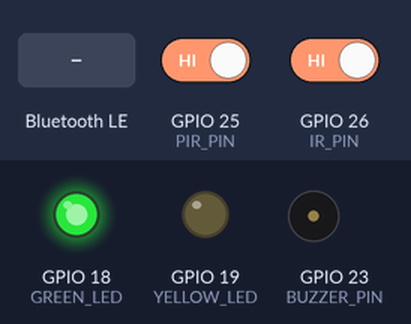
The sketch below on a simulated ESP32. Shown: output pins drawn as LEDs (lit = HIGH), buzzer (waves = sounding, pin HIGH). The inputs (shaded band) are chosen by the test bench; at power-on: GPIO 25 (PIR_PIN) HIGH, GPIO 26 (IR_PIN) HIGH. Nothing arrives over Bluetooth unless stated; a phone connects over Bluetooth LE 3 s after start; what the sketch prints to the serial monitor is not drawn.

Above: at 1.2 s.
1.3 s: GPIO 25 (PIR_PIN) driven LOW
At 2.6 s:
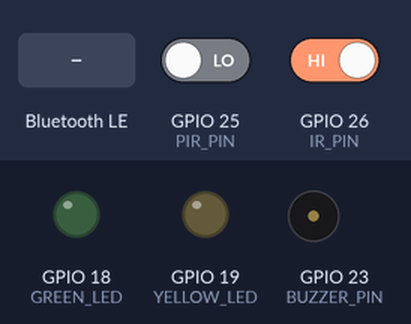
3.1 s: GPIO 26 (IR_PIN) driven LOW
At 3.8 s:
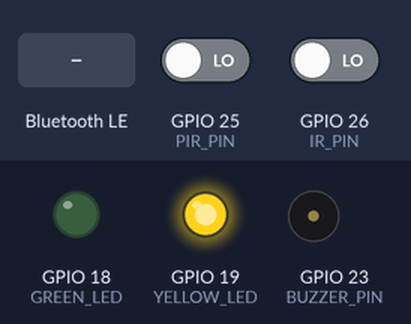
4.9 s: GPIO 25 (PIR_PIN) driven HIGH
At 6.5 s:
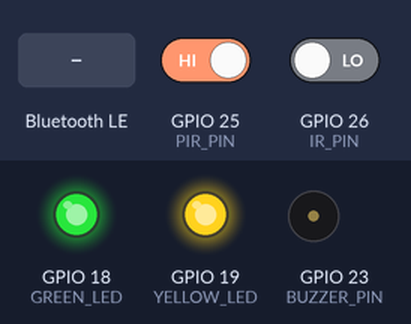
7.9 s: Bluetooth LE write "ACK" received
At 8.2 s:
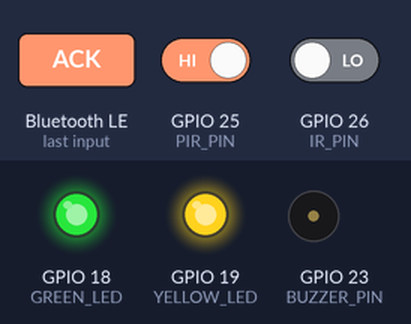
10.5 s: GPIO 26 (IR_PIN) driven HIGH
At 12.1 s:
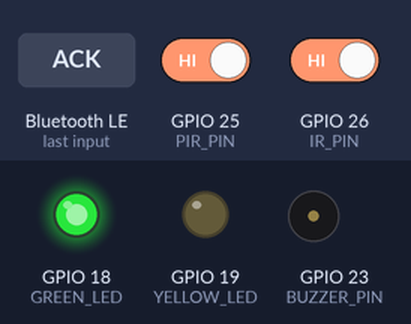
Timing chart, 0 to 13.6 s (numbered marks = the images above; inputs shaded):
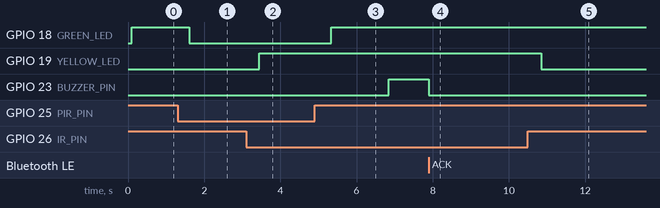

The sketch:

SmartHomeCare.ino
```cpp
#include <Arduino.h>
#include <BLEDevice.h>
#include <BLEServer.h>
#include <BLEUtils.h>
#include <BLE2902.h>

// ESP32 Dev Module (ESP32-D0WD-V3), Espressif core 3.3.12.
// Verify sensor OUT voltage: GPIO inputs must not receive 5V.
constexpr uint8_t PIR_PIN = 25;
constexpr uint8_t IR_PIN = 26;
constexpr uint8_t GREEN_LED = 18;
constexpr uint8_t YELLOW_LED = 19;
// Active-HIGH active buzzer module, SIGNAL -> GPIO23; use suitable driver for high current.
constexpr uint8_t BUZZER_PIN = 23;
constexpr uint8_t BUZZER_ON = HIGH;
constexpr uint8_t BUZZER_OFF = LOW;
constexpr uint8_t PIR_ACTIVE = HIGH;
constexpr uint8_t IR_ACTIVE = LOW;

constexpr uint32_t SAMPLE_MS = 100;
constexpr uint32_t REPORT_MS = 1000;
constexpr uint32_t DEBOUNCE_MS = 300;
constexpr uint32_t ALERT_DWELL_MS = 1500;

const char *BLE_NAME = "SmartHomeCare-ESP32";
const char *SERVICE_UUID = "7a8c0001-a83b-4c47-9b37-cda143808888";
const char *TX_UUID = "7a8c0002-a83b-4c47-9b37-cda143808888";
const char *RX_UUID = "7a8c0003-a83b-4c47-9b37-cda143808888";

BLEServer *bleServer = nullptr;
BLECharacteristic *bleTx = nullptr;
volatile bool bleConnected = false;
volatile bool ackRequested = false;
uint32_t sequenceNo = 0;
uint32_t pirCount = 0, irCount = 0, alertCount = 0;
bool pir = false, ir = false, alert = false, ack = false;
uint32_t bothSince = 0;
uint32_t lastSample = 0, lastReport = 0;
String eventName = "BOOT";
uint32_t eventId = 0;

struct StableInput {
  bool raw = false;
  bool stable = false;
  uint32_t changedAt = 0;
  bool update(bool next, uint32_t now) {
    if (next != raw) { raw = next; changedAt = now; }
    if (stable != raw && now - changedAt >= DEBOUNCE_MS) {
      stable = raw;
      return true;
    }
    return false;
  }
};
StableInput pirInput, irInput;

void recordEvent(const char *name) {
  eventName = name;
  ++eventId;
}

class ServerCallbacks : public BLEServerCallbacks {
  void onConnect(BLEServer *) override { bleConnected = true; }
  void onDisconnect(BLEServer *server) override {
    bleConnected = false;
    server->startAdvertising();
  }
};

class ReceiveCallbacks : public BLECharacteristicCallbacks {
  void onWrite(BLECharacteristic *characteristic) override {
    String command = characteristic->getValue();
    command.trim();
    if (command.equalsIgnoreCase("ACK")) ackRequested = true;
  }
};

// The buzzer is controlled ONLY by the latched alert and acknowledgement.
// Neither individual sensor nor its LED directly controls this output.
void updateBuzzer() {
  digitalWrite(BUZZER_PIN, (alert && !ack) ? BUZZER_ON : BUZZER_OFF);
}

void handleAck() {
  if (ackRequested) {
    ackRequested = false;
    if (alert) {
      ack = true;
      recordEvent("ACK");
    }
  }
}

void handleSerialCommands() {
  static String line;
  while (Serial.available()) {
    char c = static_cast<char>(Serial.read());
    if (c == '\n' || c == '\r') {
      line.trim();
      if (line.equalsIgnoreCase("ACK")) ackRequested = true;
      line = "";
    } else if (line.length() < 32) {
      line += c;
    }
  }
}

void sense(uint32_t now) {
  bool nextPir = digitalRead(PIR_PIN) == PIR_ACTIVE;
  bool nextIr = digitalRead(IR_PIN) == IR_ACTIVE;
  if (pirInput.update(nextPir, now)) {
    pir = pirInput.stable;
    if (pir) ++pirCount;
    recordEvent(pir ? "PIR MOTION" : "PIR CLEAR");
  }
  if (irInput.update(nextIr, now)) {
    ir = irInput.stable;
    if (ir) ++irCount;
    recordEvent(ir ? "IR DETECTED" : "IR CLEAR");
  }
  digitalWrite(GREEN_LED, pir ? HIGH : LOW);
  digitalWrite(YELLOW_LED, ir ? HIGH : LOW);

  // Demo-only rule; NOT a medically validated danger detector.
  if (pir && ir) {
    if (bothSince == 0) bothSince = now == 0 ? 1 : now;
    if (!alert && now - bothSince >= ALERT_DWELL_MS) {
      alert = true;
      ack = false;
      ++alertCount;
      recordEvent("ALERT ON");
    }
  } else {
    bothSince = 0;
    if (alert || ack) {
      alert = false;
      ack = false;
      recordEvent("ALERT CLEAR");
    }
  }
}

void sendFrame(const String &frame) {
  Serial.println(frame);
  if (!bleConnected || bleTx == nullptr) return;
  // 20-byte chunks work with default BLE ATT MTU.
  String terminated = frame + "\n";
  for (size_t offset = 0; offset < terminated.length() && bleConnected; offset += 20) {
    String chunk = terminated.substring(offset, offset + 20);
    bleTx->setValue((uint8_t *)chunk.c_str(), chunk.length());
    bleTx->notify();
    delay(18);
  }
}

void report(uint32_t now) {
  String payload;
  payload.reserve(250);
  payload += "{\"seq\":" + String(++sequenceNo);
  payload += ",\"sec\":" + String(now / 1000);
  payload += ",\"pir\":" + String(pir ? "true" : "false");
  payload += ",\"ir\":" + String(ir ? "true" : "false");
  payload += ",\"alert\":" + String(alert ? "true" : "false");
  payload += ",\"ack\":" + String(ack ? "true" : "false");
  payload += ",\"pirCount\":" + String(pirCount);
  payload += ",\"irCount\":" + String(irCount);
  payload += ",\"alertCount\":" + String(alertCount);
  payload += ",\"eventId\":" + String(eventId);
  payload += ",\"event\":\"" + eventName + "\"}";
  sendFrame(payload);
}

void setup() {
  Serial.begin(115200);
  pinMode(PIR_PIN, INPUT);
  pinMode(IR_PIN, INPUT);
  pinMode(GREEN_LED, OUTPUT);
  pinMode(YELLOW_LED, OUTPUT);
  digitalWrite(GREEN_LED, LOW);
  digitalWrite(YELLOW_LED, LOW);
  pinMode(BUZZER_PIN, OUTPUT);
  digitalWrite(BUZZER_PIN, BUZZER_OFF);

  uint32_t now = millis();
  pirInput.raw = pirInput.stable = digitalRead(PIR_PIN) == PIR_ACTIVE;
  irInput.raw = irInput.stable = digitalRead(IR_PIN) == IR_ACTIVE;
  pir = pirInput.stable;
  ir = irInput.stable;
  pirInput.changedAt = irInput.changedAt = now;

  BLEDevice::init(BLE_NAME);
  bleServer = BLEDevice::createServer();
  bleServer->setCallbacks(new ServerCallbacks());
  BLEService *service = bleServer->createService(SERVICE_UUID);
  bleTx = service->createCharacteristic(TX_UUID, BLECharacteristic::PROPERTY_NOTIFY);
  bleTx->addDescriptor(new BLE2902());
  BLECharacteristic *bleRx = service->createCharacteristic(RX_UUID, BLECharacteristic::PROPERTY_WRITE);
  bleRx->setCallbacks(new ReceiveCallbacks());
  service->start();
  BLEAdvertising *advertising = BLEDevice::getAdvertising();
  advertising->addServiceUUID(SERVICE_UUID);
  advertising->start();
}

void loop() {
  uint32_t now = millis();
  handleSerialCommands();
  handleAck();
  if (now - lastSample >= SAMPLE_MS) {
    lastSample = now;
    sense(now);
  }
  updateBuzzer();
  if (now - lastReport >= REPORT_MS) {
    lastReport = now;
    report(now);
  }
  delay(2);
}
```

Measured:
- after the input at 1.3 s, GPIO 18 (GREEN_LED): HIGH → LOW after 0.31 s
- after the input at 3.1 s, GPIO 19 (YELLOW_LED): LOW → HIGH after 0.34 s
- after the input at 4.9 s, GPIO 18 (GREEN_LED): LOW → HIGH after 0.44 s; GPIO 23 (BUZZER_PIN): LOW → HIGH after 1.9 s
- after the input at 7.9 s, GPIO 23 (BUZZER_PIN): HIGH → LOW at once
- after the input at 10.5 s, GPIO 19 (YELLOW_LED): HIGH → LOW after 0.35 s
